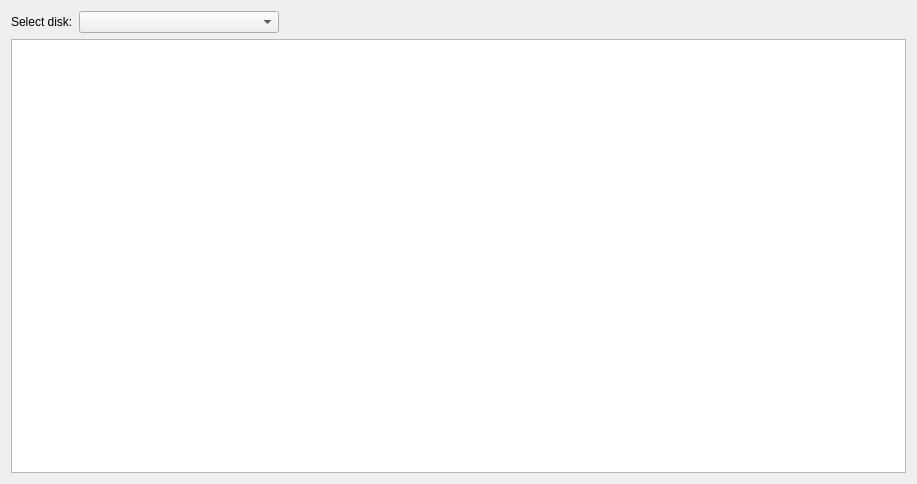
<?xml version="1.0" encoding="UTF-8"?>
<ui version="4.0">
 <class>GeneralTab</class>
 <widget class="QWidget" name="GeneralTab">
  <property name="geometry">
   <rect>
    <x>0</x>
    <y>0</y>
    <width>917</width>
    <height>484</height>
   </rect>
  </property>
  <property name="windowTitle">
   <string>Form</string>
  </property>
  <layout class="QGridLayout" name="gridLayout">
   <item row="0" column="0">
    <layout class="QHBoxLayout" name="horizontalLayout">
     <item>
      <widget class="QLabel" name="label">
       <property name="text">
        <string>Select disk:</string>
       </property>
      </widget>
     </item>
     <item>
      <widget class="QComboBox" name="comboBox">
       <property name="minimumSize">
        <size>
         <width>200</width>
         <height>0</height>
        </size>
       </property>
      </widget>
     </item>
     <item>
      <spacer name="horizontalSpacer">
       <property name="orientation">
        <enum>Qt::Horizontal</enum>
       </property>
       <property name="sizeHint" stdset="0">
        <size>
         <width>40</width>
         <height>20</height>
        </size>
       </property>
      </spacer>
     </item>
    </layout>
   </item>
   <item row="1" column="0">
    <widget class="QTextEdit" name="textEdit"/>
   </item>
  </layout>
 </widget>
 <resources/>
 <connections/>
</ui>
